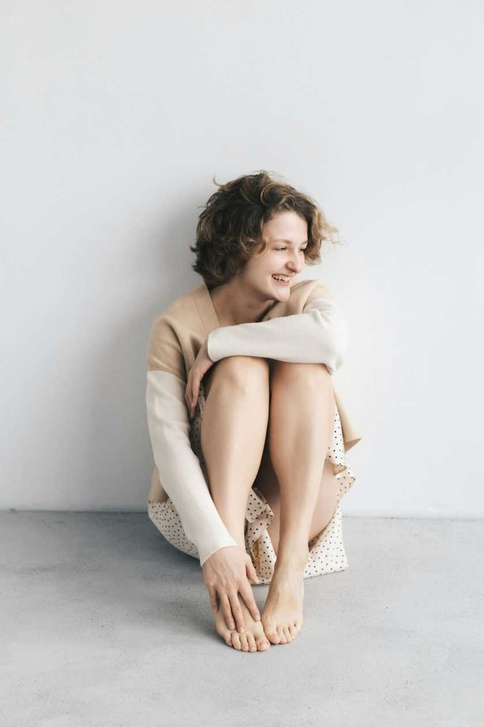
#> input picture atividade_pratica/datasources/pictures/mapa_profundidade/pred_a_image_1.jpg, 484 x 727 px, shrunk from 840 x 1260 before the run, found by its file name; its folder holds 3 pictures in this run
$ jupyter execute --allow-errors computer_vision_in_robotics_Janderson_mapa_pr.ipynb
#> lines starting #> are read from the running program, lines starting #| are printed output that depends on the picture
[cell 1]
from google.colab import drive

drive.mount('/content/drive/')

# **Mapa de profundidade:**
 Avalie as métricas usando dois modelos de profundidade para 6 imagens, sendo metade indoor e metade outdoor.

[cell 2]
import cv2
import numpy as np
import matplotlib.pyplot as plt
from skimage.metrics import mean_squared_error, structural_similarity
import os

[cell 3]
root_path = '/content/drive/MyDrive/Visão Computacional Robótica/atividade_pratica/datasources/pictures/mapa_profundidade'

[cell 4]
for i in range(1, 7):
    print(os.path.join(root_path, f"pred_a_image_{i}.png"))
    if not os.path.exists(os.path.join(root_path, f"pred_a_image_{i}.png")):
        print("Doesn't exists")

[cell 5]
gt_depths = [cv2.imread(f"{root_path}/gt_image_{i}.jpg", cv2.IMREAD_GRAYSCALE) for i in range(1, 7)]
#> gt_depths = 6 items
pred_depths_a = [cv2.imread(f"{root_path}/pred_a_image_{i}.jpg", cv2.IMREAD_GRAYSCALE) for i in range(1, 7)]
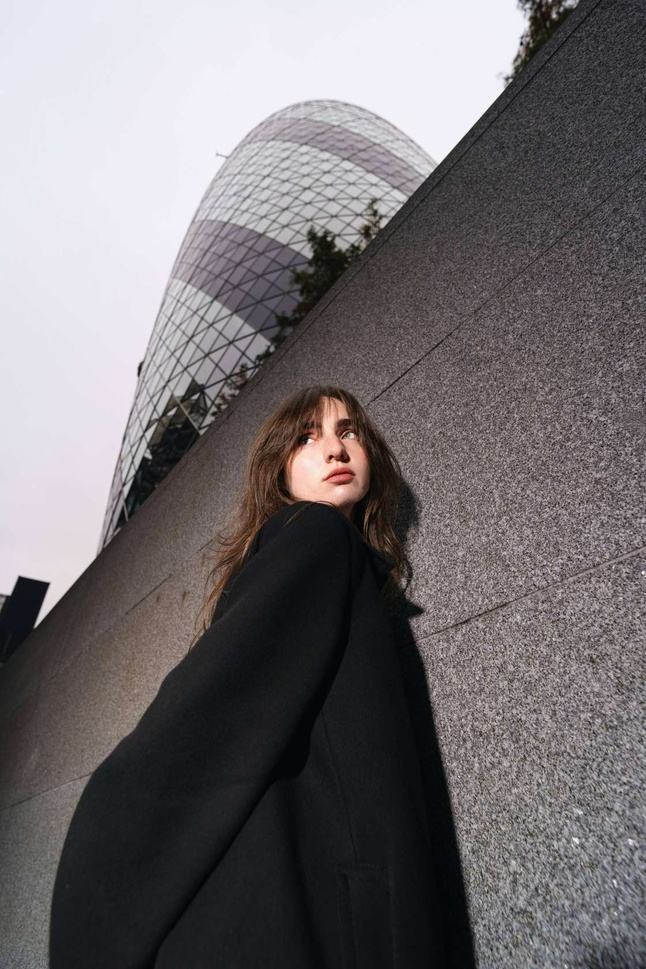
#> input picture atividade_pratica/datasources/pictures/mapa_profundidade/pred_a_image_3.jpg, 646 x 969 px, shrunk from 1120 x 1680 before the run, found by its file name
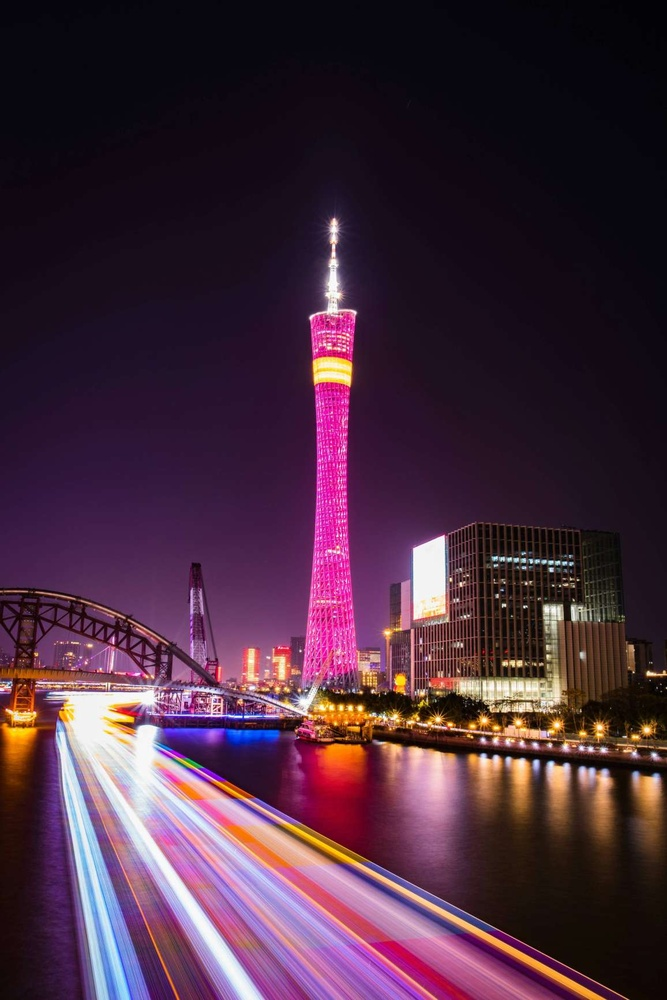
#> input picture atividade_pratica/datasources/pictures/mapa_profundidade/pred_a_image_5.jpg, 667 x 1000 px, shrunk from 1156 x 1734 before the run, found by its file name
#> pred_depths_a = 6 items
pred_depths_b = [cv2.imread(f"{root_path}/pred_b_image_{i}.jpg", cv2.IMREAD_GRAYSCALE) for i in range(1, 7)]
#> pred_depths_b = 6 items

[cell 6]
image_labels = ["Outdoor"] * 3 + ["Indoor"] * 1 + ["Outdoor"] * 2
print(f"GT Depths: {[type(img) for img in gt_depths]}")
#| GT Depths: [<class 'NoneType'>, <class 'NoneType'>, <class 'NoneType'>, <class 'NoneType'>, <class 'NoneType'>, <class 'NoneType'>]
print(f"Pred A Depths: {[type(img) for img in pred_depths_a]}")
#| Pred A Depths: [<class 'numpy.ndarray'>, <class 'NoneType'>, <class 'numpy.ndarray'>, <class 'NoneType'>, <class 'numpy.ndarray'>, <class 'NoneType'>]
print(f"Pred B Depths: {[type(img) for img in pred_depths_b]}")
#| Pred B Depths: [<class 'NoneType'>, <class 'NoneType'>, <class 'NoneType'>, <class 'NoneType'>, <class 'NoneType'>, <class 'NoneType'>]

[cell 7]
def evaluate_depth_models(gt_depths, pred_depths_a, pred_depths_b, image_labels):
    results = {"Model_A": [], "Model_B": []}

    for i, (gt, pred_a, pred_b, label) in enumerate(zip(gt_depths, pred_depths_a, pred_depths_b, image_labels)):
        metrics_a = {
            "MAE": np.mean(np.abs(pred_a - gt)),
            "MSE": mean_squared_error(gt, pred_a),
            "SSIM": structural_similarity(gt, pred_a, data_range=gt.max() - gt.min())
        }
        metrics_b = {
            "MAE": np.mean(np.abs(pred_b - gt)),
            "MSE": mean_squared_error(gt, pred_b),
            "SSIM": structural_similarity(gt, pred_b, data_range=gt.max() - gt.min())
        }

        print(f"Image {i + 1} ({label}):")
        print(f"  Model A - MAE: {metrics_a['MAE']:.4f}, MSE: {metrics_a['MSE']:.4f}, SSIM: {metrics_a['SSIM']:.4f}")
        print(f"  Model B - MAE: {metrics_b['MAE']:.4f}, MSE: {metrics_b['MSE']:.4f}, SSIM: {metrics_b['SSIM']:.4f}")

        results["Model_A"].append(metrics_a)
        results["Model_B"].append(metrics_b)
#> this loop made 1 pass
#> (gt, pred_b, label) on pass 1: (None, None, 'Outdoor')

    return results
